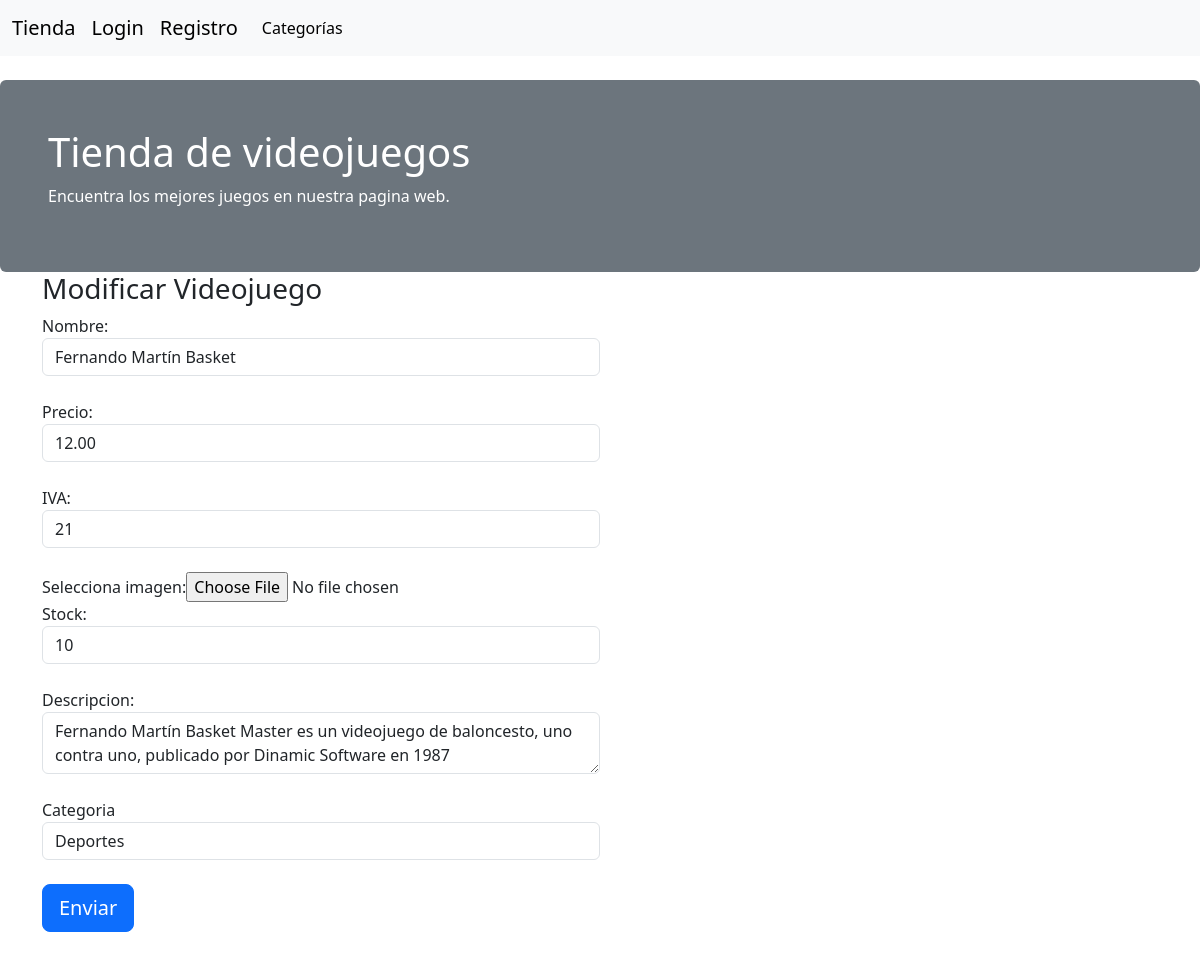
The app's page /articulos/1/edit with its own data.
### application/model.py (models this page shows, shortened)
class Articulos(db.Model) : # Clases de articulos
    __tablename__ = 'articulos'
    id = Column(Integer, primary_key=True)
    nombre = Column(String(100), nullable=False, unique=True)
    precio = Column(Float, default=0)
    iva = Column(Integer, default=21)
    descripcion = Column(String(255))
    image = Column(String(255))
    stock = Column(Integer, default=0)
    CategoriaId = Column(Integer, ForeignKey('categorias.id'), nullable=False)
    categorias = relationship('Categorias', backref='Articulos')

### application/app.py (the view, shortened to what this page needs)
@app.route('/articulos/<id>/edit', methods=['get', 'post'])
def articulos_edit(id) :
    art = Articulos.query.get(id) # Optengo el id por parametro de a ruta
    if art is None :
        abort(404)
    form = formArticulos(obj = art) # Cargo el formulario con los datos necesarios
    categorias = [(c.id, c.nombre) for c in Categorias.query.all()[0:]]
    form.CategoriaId.choices = categorias
    return render_template('articulos_new.html', form=form)

### application/form.py
class formArticulos(FlaskForm) :
    nombre = StringField('Nombre: ', validators=[DataRequired('Tienes que introducir el dato')])
    precio = DecimalField('Precio:', default=0, validators=[DataRequired('Tienes que introducir el dato')])
    iva = IntegerField('IVA: ', default=0, validators=[DataRequired('Tienes que introducir el dato')])
    descripcion = TextAreaField('Descripcion: ')
    photo = FileField('Selecciona imagen: ')
    stock = IntegerField('Stock: ', default=1, validators=[DataRequired('Tienes que introducir el dato')])
    CategoriaId = SelectField('Categoria', coerce=int)
    submit = SubmitField('Enviar')

### application/templates/articulos_new.html (shortened to what this page needs)
{% extends 'base2.html' %}
{% block contenido %}
    <div class="container">
        <div class="col-md-6">
            <h3>
                {% if form.nombre.data %} Modificar Videojuego {% else %} Nuevo Videojuego {% endif %}
            </h3>
            <form class="form-horizontal" method="post" enctype="multipart/form-data">
                <div class="form-group">
                    {{ form.nombre.label() }}{{ form.nombre(size='100', class='form-control') }} <br>
                </div>
                <div class="form-group">
                    {{ form.precio.label() }}{{ form.precio(size='100', class='form-control') }} <br>
                </div>
                <div class="form-group">
                    {{ form.iva.label() }}{{ form.iva(size='100', class='form-control') }} <br>
                </div>
                <div class="form-group">
                    {{ form.photo.label() }}{{ form.photo() }} <br>
                </div>
                <div class="form-group">
                    {{ form.stock.label() }}{{ form.stock(size='100', class='form-control') }} <br>
                </div>
                <div class="form-group">
                    {{ form.descripcion.label() }}{{ form.descripcion(size='100', class='form-control') }} <br>
                </div>
                <div class="form-group">
                    {{ form.CategoriaId.label() }}{{ form.CategoriaId(class='form-control') }} <br>
                </div>
                {{ form.submit(class='btn btn-lg btn-primary btn-block') }}
            </form>
            <br>
        </div>
    </div>
{% endblock contenido %}

### records on screen
Articulos: nombre "Fernando Martín Basket", precio "12.00", iva "21", stock "10", descripcion "Fernando Martín Basket Master es un videojuego de baloncesto, uno contra uno, publicado por Dinamic Software en 1987", CategoriaId "Deportes"
